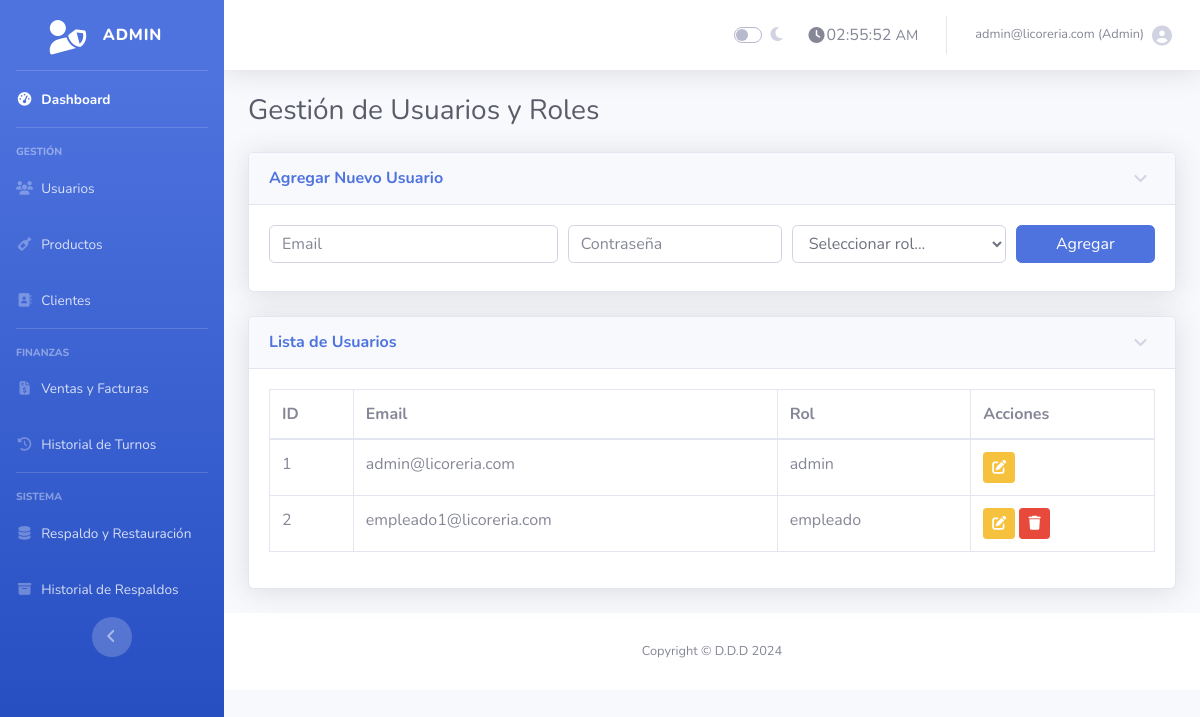
The page /gestion_usuarios.php (signed in) on the database its author committed.
### tables this page shows
CREATE TABLE `usuarios` (
  `id` int(11) NOT NULL AUTO_INCREMENT,
  `nombre` varchar(100) NOT NULL,
  `email` varchar(100) NOT NULL,
  `password` varchar(255) NOT NULL,
  `rol` enum('admin','empleado') DEFAULT 'empleado',
  `creado_en` timestamp NOT NULL DEFAULT current_timestamp(),
  PRIMARY KEY (`id`),
  UNIQUE KEY `email` (`email`)
);

### gestion_usuarios.php (the view, shortened to what this page needs)
<?php
require 'conexion.php';
$resultado = $conexion->query("SELECT id, email, rol FROM usuarios");
include 'admin_header.php';
?>
<h1 class="h3 mb-4 text-gray-800">Gestión de Usuarios y Roles</h1>
<div class="card shadow mb-4">
    <div class="card-header py-3" data-toggle="collapse" href="#collapse-agregar-usuario" role="button" aria-expanded="false" aria-controls="collapse-agregar-usuario">
        <h6 class="m-0 font-weight-bold text-primary">Agregar Nuevo Usuario</h6>
    </div>
    <div class="collapse show" id="collapse-agregar-usuario">
        <div class="card-body">
            <form method="POST" action="gestion_usuarios.php">
                <div class="form-row">
                    <div class="col-md-4 mb-2"><input type="email" name="email" class="form-control" placeholder="Email" required></div>
                    <div class="col-md-3 mb-2"><input type="password" name="password" class="form-control" placeholder="Contraseña" required></div>
                    <div class="col-md-3 mb-2">
                        <select name="rol" class="form-control" required>
                            <option value="" disabled selected>Seleccionar rol...</option>
                        </select>
                    </div>
                    <div class="col-md-2 mb-2"><button type="submit" name="agregar_usuario" class="btn btn-primary btn-block">Agregar</button></div>
                </div>
            </form>
        </div>
    </div>
</div>
<div class="card shadow mb-4">
    <div class="card-header py-3" data-toggle="collapse" href="#collapse-lista-usuarios" role="button" aria-expanded="true" aria-controls="collapse-lista-usuarios">
        <h6 class="m-0 font-weight-bold text-primary">Lista de Usuarios</h6>
    </div>
    <div class="collapse show" id="collapse-lista-usuarios">
        <div class="card-body">
            <div class="table-responsive">
                <table class="table table-bordered" id="dataTable" width="100%" cellspacing="0">
                    <thead>
                        <tr>
                            <th>ID</th>
                            <th>Email</th>
                            <th>Rol</th>
                            <th>Acciones</th>
                        </tr>
                    </thead>
                    <tbody>
                        <?php while ($fila = $resultado->fetch_assoc()) { ?>
                        <tr>
                            <td><?php echo $fila['id']; ?></td>
                            <td><?php echo htmlspecialchars($fila['email']); ?></td>
                            <td><?php echo htmlspecialchars($fila['rol']); ?></td>
                            <td>
                                <a href="editar_usuario.php?id=<?php echo $fila['id']; ?>" class="btn btn-sm btn-warning"><i class="fas fa-edit"></i></a>
                                <?php if ($fila['id'] != $_SESSION['usuario_id']):  ?>
                                <a href="gestion_usuarios.php?eliminar=<?php echo $fila['id']; ?>" class="btn btn-sm btn-danger" onclick="return confirm('¿Estás seguro de que quieres eliminar a este usuario?');"><i class="fas fa-trash"></i></a>
                                <?php endif; ?>
                            </td>
                        </tr>
                        <?php } ?>
                    </tbody>
                </table>
            </div>
        </div>
    </div>
</div>
<?php include 'admin_footer.php'; ?>

### rows shown on the page
usuarios: id "1", email "admin@licoreria.com", rol "admin"
usuarios: id "2", email "empleado1@licoreria.com", rol "empleado"

### other values the page prints
$_SESSION['usuario'] "admin@licoreria.com"
